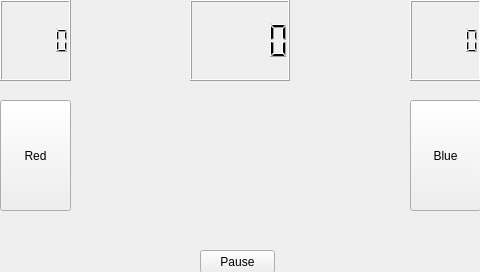
<?xml version="1.0" encoding="UTF-8"?>
<ui version="4.0">
 <class>MainWindow</class>
 <widget class="QMainWindow" name="MainWindow">
  <property name="geometry">
   <rect>
    <x>0</x>
    <y>0</y>
    <width>480</width>
    <height>272</height>
   </rect>
  </property>
  <property name="windowTitle">
   <string>MainWindow</string>
  </property>
  <widget class="QWidget" name="centralwidget">
   <widget class="QPushButton" name="HammerButton_Red">
    <property name="geometry">
     <rect>
      <x>0</x>
      <y>100</y>
      <width>71</width>
      <height>111</height>
     </rect>
    </property>
    <property name="text">
     <string>Red</string>
    </property>
   </widget>
   <widget class="QPushButton" name="HammerButton_Blue">
    <property name="geometry">
     <rect>
      <x>410</x>
      <y>100</y>
      <width>71</width>
      <height>111</height>
     </rect>
    </property>
    <property name="text">
     <string>Blue</string>
    </property>
   </widget>
   <widget class="QLCDNumber" name="ScoreCounter_Red">
    <property name="geometry">
     <rect>
      <x>0</x>
      <y>0</y>
      <width>71</width>
      <height>81</height>
     </rect>
    </property>
   </widget>
   <widget class="QLCDNumber" name="ScoreCounter_Blue">
    <property name="geometry">
     <rect>
      <x>410</x>
      <y>0</y>
      <width>71</width>
      <height>81</height>
     </rect>
    </property>
   </widget>
   <widget class="QLCDNumber" name="TimeCounter">
    <property name="geometry">
     <rect>
      <x>190</x>
      <y>0</y>
      <width>100</width>
      <height>81</height>
     </rect>
    </property>
   </widget>
   <widget class="QPushButton" name="PauseButton">
    <property name="geometry">
     <rect>
      <x>200</x>
      <y>250</y>
      <width>75</width>
      <height>23</height>
     </rect>
    </property>
    <property name="text">
     <string>Pause</string>
    </property>
   </widget>
   <widget class="QLabel" name="Mochi">
    <property name="geometry">
     <rect>
      <x>165</x>
      <y>75</y>
      <width>150</width>
      <height>150</height>
     </rect>
    </property>
    <property name="text">
     <string/>
    </property>
   </widget>
  </widget>
 </widget>
 <resources/>
 <connections/>
</ui>
